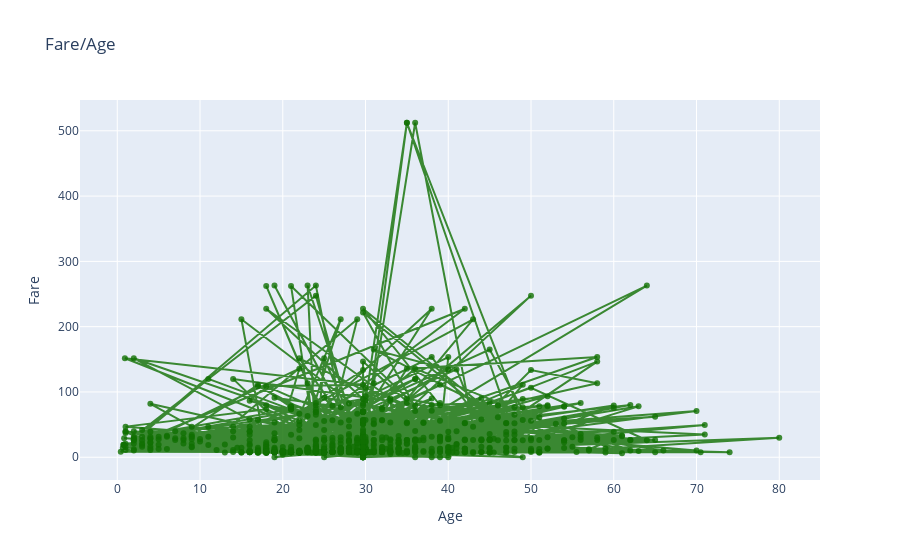

The notebook cell this image was saved under:
### Markdown cell above
saving multiple plots into a single html:
https://stackoverflow.com/questions/59868987/plotly-saving-multiple-plots-into-a-single-html

### Code cell
import plotly.graph_objects as go

trace = go.Scatter(
                    x = train.Age,
                    y = train.Fare,
                    mode = "lines+markers",
                    name = "fare/age",
                    marker = dict(color = 'rgba(16, 112, 2, 0.8)'),
                    text= train.Name)
#data = [trace1]
layout = dict(title = 'Fare/Age',
              xaxis= dict(title= 'Age',ticklen= 5,zeroline= False),
              yaxis= dict(title= 'Fare',ticklen= 5,zeroline= False)
             )
fig = dict(data = trace, layout = layout)
iplot(fig)
#pio.write_html(fig, file='htmls/fare-age.html', auto_open=True)

### Figure 1 — Plotly figure (JSON) as saved in the notebook; plotly's stock layout.template omitted (floating-point values rounded to 4 significant figures; data arrays with more than 128 entries replaced by an {"elided": "..."} marker saying what was removed)
{"data": [{"marker": {"color": "rgba(16, 112, 2, 0.8)"}, "mode": "lines+markers", "name": "fare/age", "text": {"elided": "891 str values"}, "type": "scatter", "x": {"elided": "891 float values"}, "y": {"elided": "891 float values"}}], "layout": {"title": {"text": "Fare/Age"}, "xaxis": {"ticklen": 5, "title": {"text": "Age"}, "zeroline": false}, "yaxis": {"ticklen": 5, "title": {"text": "Fare"}, "zeroline": false}}}
